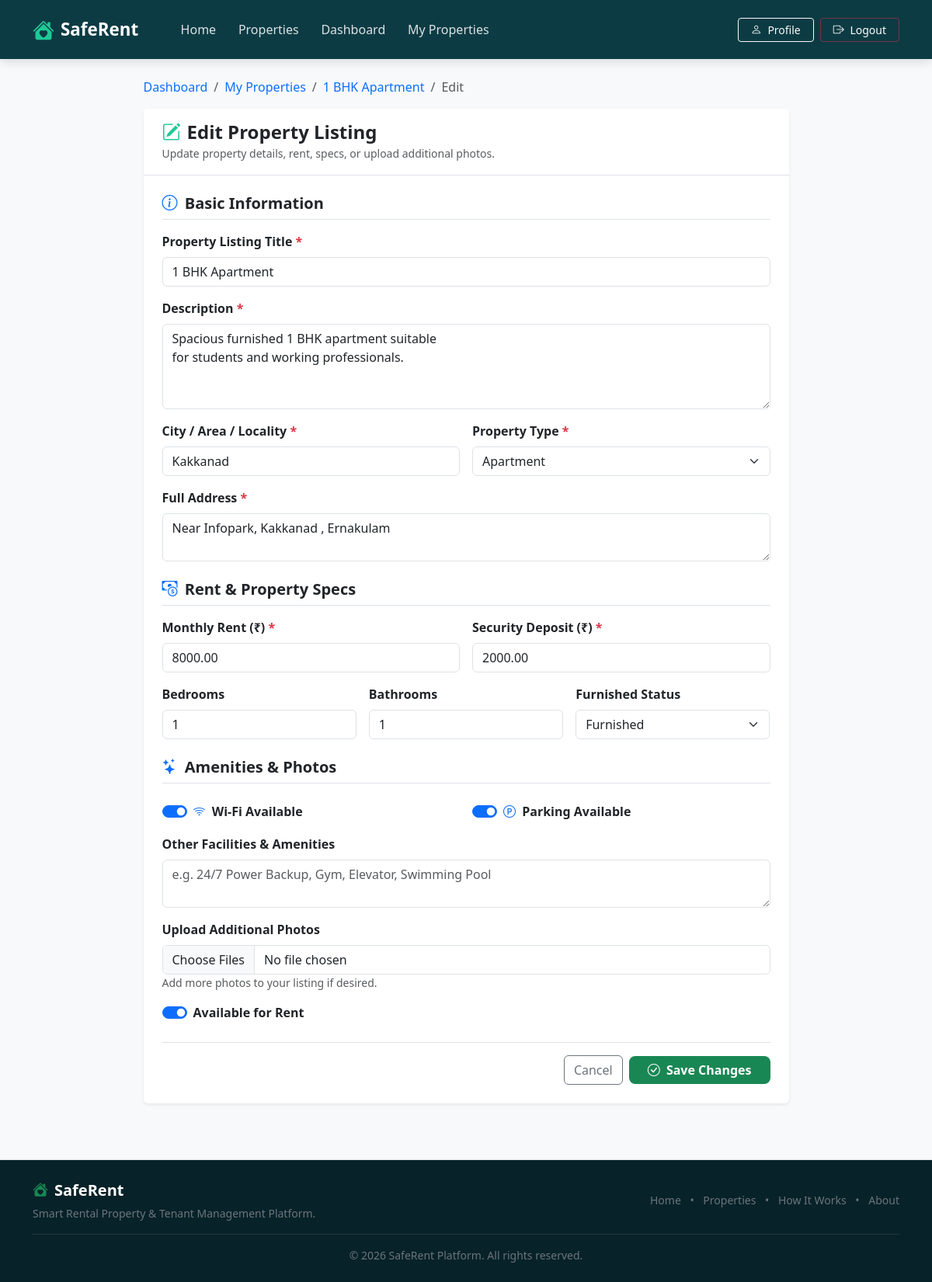
The app's page /property/1/edit/ (signed in) with its own data.
### core/models.py (models this page shows, shortened)
class Property(models.Model):
    PROPERTY_TYPE_CHOICES = [
        ('APARTMENT', 'Apartment'),
        ('HOUSE', 'House'),
        ('ROOM', 'Single Room'),
        ('SHARED', 'Shared Room'),
    ]
    FURNISHED_STATUS_CHOICES = [
        ('FURNISHED', 'Furnished'),
        ('SEMI', 'Semi-Furnished'),
        ('UNFURNISHED', 'Unfurnished'),
    ]
    owner = models.ForeignKey(
        settings.AUTH_USER_MODEL,
        on_delete=models.CASCADE,
        related_name='properties',
        help_text="Property owner user"
    )
    title = models.CharField(max_length=200, help_text="Property listing title")
    description = models.TextField(help_text="Detailed description of the property")
    location = models.CharField(max_length=100, help_text="City / Area / Locality")
    address = models.TextField(help_text="Full address of the property")
    monthly_rent = models.DecimalField(
        max_digits=10,
        decimal_places=2,
        help_text="Monthly rent amount in ₹"
    )
    security_deposit = models.DecimalField(
        max_digits=10,
        decimal_places=2,
        default=0,
        help_text="Security deposit amount in ₹"
    )
    property_type = models.CharField(
        max_length=20,
        choices=PROPERTY_TYPE_CHOICES,
        default='APARTMENT'
    )
    bedrooms = models.PositiveIntegerField(default=1)
    bathrooms = models.PositiveIntegerField(default=1)
    furnished_status = models.CharField(
        max_length=20,
        choices=FURNISHED_STATUS_CHOICES,
        default='UNFURNISHED'
    )
    wifi_available = models.BooleanField(default=False, verbose_name="Wi-Fi Available")
    parking_available = models.BooleanField(default=False, verbose_name="Parking Available")
    other_amenities = models.TextField(
        blank=True,
        help_text="Other facilities (e.g. Gym, Power Backup, Elevator, Security)"
    )
    is_available = models.BooleanField(default=True, verbose_name="Available for Rent")
    created_at = models.DateTimeField(auto_now_add=True)
    updated_at = models.DateTimeField(auto_now=True)
    class Meta:
        ordering = ['-created_at']
        verbose_name = "Property"
        verbose_name_plural = "Properties"

### core/views.py (the view)
# urls.py: path('property/<int:pk>/edit/', views.edit_property, name='edit_property'),
@owner_required
def edit_property(request, pk):
    property_obj = get_object_or_404(Property, pk=pk)
    if property_obj.owner != request.user and not request.user.is_superuser:
        messages.error(request, "Access denied. You can only edit your own properties.")
        return redirect('core:my_properties')
    if request.method == 'POST':
        form = PropertyForm(request.POST, request.FILES, instance=property_obj)
        if form.is_valid():
            form.save()
            photos = request.FILES.getlist('photos')
            for photo in photos:
                PropertyImage.objects.create(property=property_obj, image=photo)
            messages.success(request, f"Property '{property_obj.title}' updated successfully.")
            return redirect('core:property_detail', pk=property_obj.pk)
        else:
            messages.error(request, "Please correct the errors in the property form.")
    else:
        form = PropertyForm(instance=property_obj)
    return render(request, 'core/edit_property.html', {
        'form': form,
        'property': property_obj
    })

### core/views.py (called while the page is built)
def owner_required(view_func):
    @wraps(view_func)
    def _wrapped_view(request, *args, **kwargs):
        if not request.user.is_authenticated:
            return redirect('accounts:login')
        if request.user.role != User.ROLE_OWNER and not request.user.is_superuser:
            messages.warning(request, "Access denied. Property management is restricted to Property Owners.")
            return redirect('accounts:tenant_dashboard')
        return view_func(request, *args, **kwargs)
    return _wrapped_view

### core/templates/core/edit_property.html (shortened to what this page needs)
{% extends 'base.html' %}
{% block content %}
<div class="container py-4">
    <div class="row justify-content-center">
        <div class="col-lg-9">
            <nav aria-label="breadcrumb" class="mb-3">
                <ol class="breadcrumb">
                    <li class="breadcrumb-item"><a href="{% url 'accounts:owner_dashboard' %}" class="text-decoration-none">Dashboard</a></li>
                    <li class="breadcrumb-item"><a href="{% url 'core:my_properties' %}" class="text-decoration-none">My Properties</a></li>
                    <li class="breadcrumb-item"><a href="{% url 'core:property_detail' property.pk %}" class="text-decoration-none">{{ property.title|truncatechars:20 }}</a></li>
                    <li class="breadcrumb-item active" aria-current="page">Edit</li>
                </ol>
            </nav>
            <div class="card sr-card shadow-sm border-0">
                <div class="card-header bg-white border-bottom py-3 px-4 d-flex align-items-center justify-content-between">
                    <div>
                        <h4 class="fw-bold mb-0 text-dark">
                            <i class="bi bi-pencil-square text-success-accent me-2"></i>Edit Property Listing
                        </h4>
                        <small class="text-muted">Update property details, rent, specs, or upload additional photos.</small>
                    </div>
                </div>
                <div class="card-body p-4">
                    <form method="POST" enctype="multipart/form-data" novalidate>
                        <h5 class="fw-bold text-dark border-bottom pb-2 mb-3">
                            <i class="bi bi-info-circle me-1 text-primary"></i> Basic Information
                        </h5>
                        <div class="mb-3">
                            <label for="{{ form.title.id_for_label }}" class="form-label fw-semibold">Property Listing Title <span class="text-danger">*</span></label>
                            {{ form.title }}
                        </div>
                        <div class="mb-3">
                            <label for="{{ form.description.id_for_label }}" class="form-label fw-semibold">Description <span class="text-danger">*</span></label>
                            {{ form.description }}
                        </div>
                        <div class="row g-3 mb-4">
                            <div class="col-md-6">
                                <label for="{{ form.location.id_for_label }}" class="form-label fw-semibold">City / Area / Locality <span class="text-danger">*</span></label>
                                {{ form.location }}
                            </div>
                            <div class="col-md-6">
                                <label for="{{ form.property_type.id_for_label }}" class="form-label fw-semibold">Property Type <span class="text-danger">*</span></label>
                                {{ form.property_type }}
                            </div>
                            <div class="col-12">
                                <label for="{{ form.address.id_for_label }}" class="form-label fw-semibold">Full Address <span class="text-danger">*</span></label>
                                {{ form.address }}
                            </div>
                        </div>
                        <h5 class="fw-bold text-dark border-bottom pb-2 mb-3">
                            <i class="bi bi-cash-coin me-1 text-primary"></i> Rent & Property Specs
                        </h5>
                        <div class="row g-3 mb-4">
                            <div class="col-md-6">
                                <label for="{{ form.monthly_rent.id_for_label }}" class="form-label fw-semibold">Monthly Rent (₹) <span class="text-danger">*</span></label>
                                {{ form.monthly_rent }}
                            </div>
                            <div class="col-md-6">
                                <label for="{{ form.security_deposit.id_for_label }}" class="form-label fw-semibold">Security Deposit (₹) <span class="text-danger">*</span></label>
                                {{ form.security_deposit }}
                            </div>
                            <div class="col-md-4">
                                <label for="{{ form.bedrooms.id_for_label }}" class="form-label fw-semibold">Bedrooms</label>
                                {{ form.bedrooms }}
                            </div>
                            <div class="col-md-4">
                                <label for="{{ form.bathrooms.id_for_label }}" class="form-label fw-semibold">Bathrooms</label>
                                {{ form.bathrooms }}
                            </div>
                            <div class="col-md-4">
                                <label for="{{ form.furnished_status.id_for_label }}" class="form-label fw-semibold">Furnished Status</label>
                                {{ form.furnished_status }}
                            </div>
                        </div>
                        <h5 class="fw-bold text-dark border-bottom pb-2 mb-3">
                            <i class="bi bi-stars me-1 text-primary"></i> Amenities & Photos
                        </h5>
                        <div class="row g-3 mb-4">
                            <div class="col-md-6">
                                <div class="form-check form-switch mt-2">
                                    {{ form.wifi_available }}
                                    <label class="form-check-label fw-semibold" for="{{ form.wifi_available.id_for_label }}">
                                        <i class="bi bi-wifi text-primary me-1"></i> Wi-Fi Available
                                    </label>
                                </div>
                            </div>
                            <div class="col-md-6">
                                <div class="form-check form-switch mt-2">
                                    {{ form.parking_available }}
                                    <label class="form-check-label fw-semibold" for="{{ form.parking_available.id_for_label }}">
                                        <i class="bi bi-p-circle text-primary me-1"></i> Parking Available
                                    </label>
                                </div>
                            </div>
                            <div class="col-12">
                                <label for="{{ form.other_amenities.id_for_label }}" class="form-label fw-semibold">Other Facilities & Amenities</label>
                                {{ form.other_amenities }}
                            </div>
                            <div class="col-12">
                                <label for="{{ form.photos.id_for_label }}" class="form-label fw-semibold">Upload Additional Photos</label>
                                {{ form.photos }}
                                <small class="text-muted d-block">Add more photos to your listing if desired.</small>
                            </div>
                            <div class="col-12">
                                <div class="form-check form-switch">
                                    {{ form.is_available }}
                                    <label class="form-check-label fw-semibold" for="{{ form.is_available.id_for_label }}">
                                        Available for Rent
                                    </label>
                                </div>
                            </div>
                        </div>
                        <div class="d-flex align-items-center justify-content-end gap-2 pt-3 border-top">
                            <a href="{% url 'core:property_detail' property.pk %}" class="btn btn-outline-secondary">Cancel</a>
                            <button type="submit" class="btn sr-btn-primary px-4">
                                <i class="bi bi-check-circle me-1"></i> Save Changes
                            </button>
                        </div>
                    </form>
                </div>
            </div>
        </div>
    </div>
</div>
{% endblock %}

### static/css/style.css (style rules this page uses)
:root { --sr-dark-teal: #0d3b44; --sr-dark-teal-hover: #07282e; --sr-green-accent: #198754; --sr-green-accent-hover: #146c43; --sr-light-bg: #f8f9fa; --sr-card-bg: #ffffff; --sr-text-dark: #1e293b; --sr-text-muted: #64748b; --sr-border-color: #e2e8f0; --sr-shadow-sm: 0 2px 8px rgba(15, 23, 42, 0.05); --sr-shadow-md: 0 10px 25px rgba(15, 23, 42, 0.08); }
body { background-color: var(--sr-light-bg); color: var(--sr-text-dark); font-family: 'Segoe UI', Roboto, -apple-system, BlinkMacSystemFont, sans-serif; min-height: 100vh; display: flex; flex-direction: column; }
.text-success-accent { color: #20c997 !important; }
.sr-btn-primary { background-color: var(--sr-green-accent); color: #ffffff !important; font-weight: 600; border-radius: 8px; border: none; transition: all 0.2s ease; }

### records on screen
Property: title "1 BHK Apartment", description "Spacious furnished 1 BHK apartment suitable for students and working professionals.", location "Kakkanad", property_type "Apartment", address "Near Infopark, Kakkanad , Ernakulam", monthly_rent "8000.00", security_deposit "2000.00", bedrooms "1", bathrooms "1", furnished_status "Furnished", wifi_available "☑", parking_available "☑", is_available "☑"
